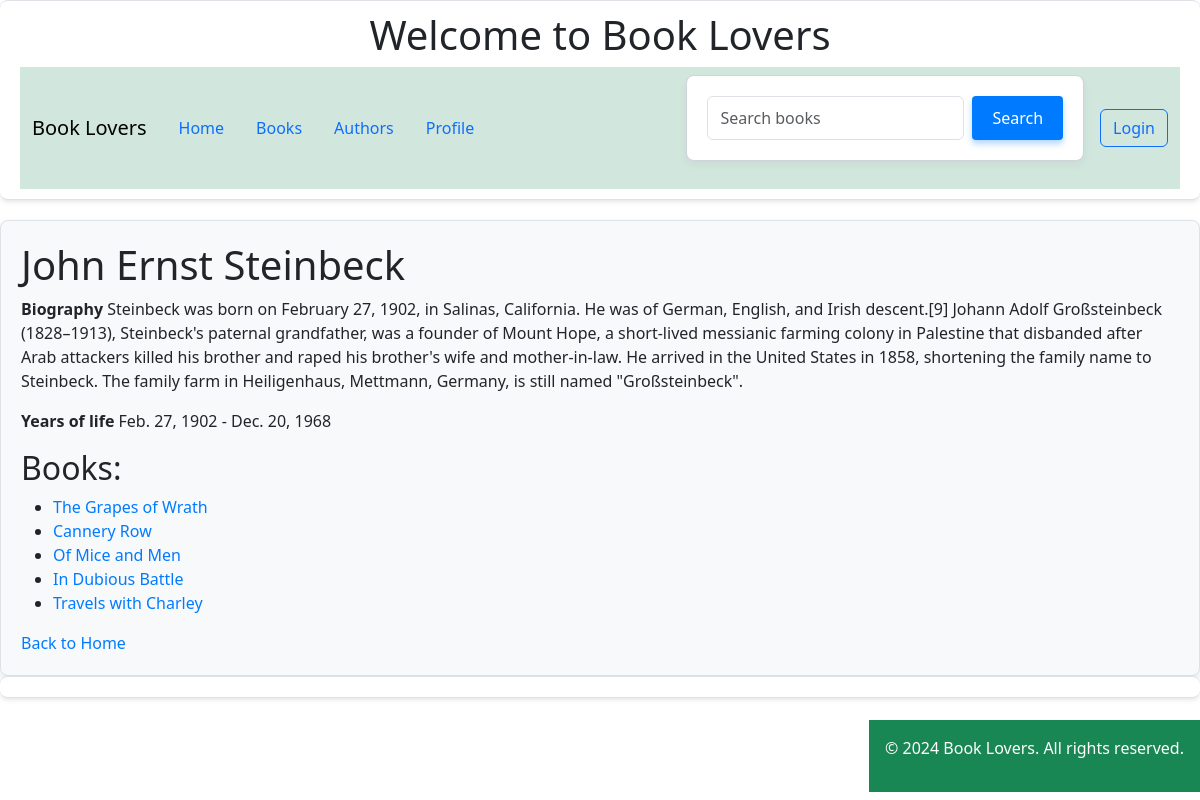
/author/6/, run on an earlier commit of the app's database.
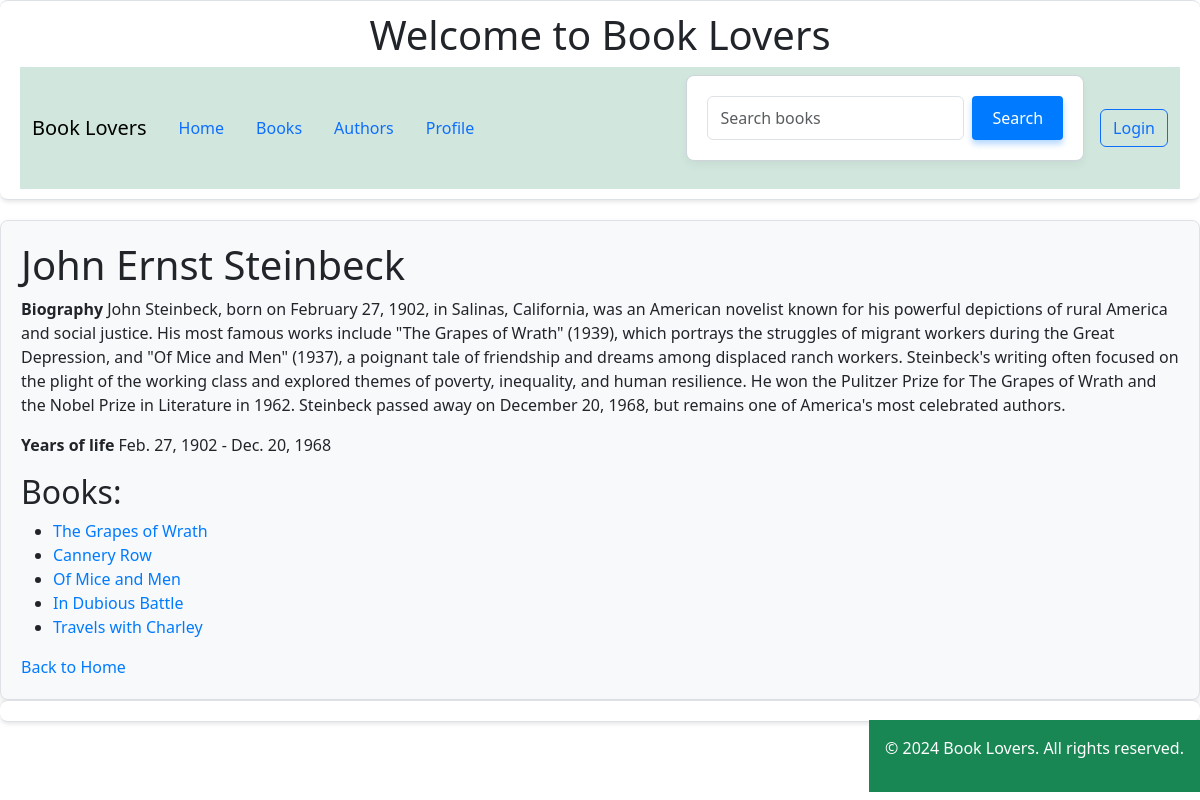
And on a later commit of the database.
### book_check/models.py (models this page shows, shortened)
class Author(models.Model):
    name = models.CharField(max_length=255)
    biography = models.TextField(blank=True)
    date_of_birth = models.DateField(null=True, blank=True)
    date_of_death = models.DateField(null=True, blank=True)

### book_check/views.py (the view)
# urls.py: path('author/<int:author_id>/', author_detail, name='author_detail'),
def author_detail(request, author_id):
    author = get_object_or_404(Author, id=author_id)
    return render(request, 'author_detail.html', {'author': author})

### templates/author_detail.html (shortened to what this page needs)
{% extends 'base.html' %}
{% block content %}
<!DOCTYPE html>
<html lang="en">
<head>
</head>
<body>
    <h1>{{ author.name }}</h1>
    <p><strong>Biography</strong> {{ author.biography }}</p>
    <p><strong>Years of life</strong> {{ author.date_of_birth }} - {{ author.date_of_death }}</p>
    <h2>Books:</h2>
    <ul>
        {% for book in author.books.all %}
            <li><a href="{% url 'book-detail' book.pk %}">{{ book.title }}</a></li>
        {% endfor %}
    </ul>
    <a href="{% url 'home' %}">Back to Home</a>
</body>
</html>
{% endblock %}

What changed in the data, as far as the page shows it:
changed Author "John Ernst Steinbeck": biography "Steinbeck was born on February 27, 1902, in Salinas, California. He was of German, English, and Irish descent.[9] Johann Adolf Großsteinbeck (1828–1913), Steinbeck's paternal grandfather, was a founder of Mount Hope, a short-lived messianic farming colony in Palestine that disbanded after Arab attackers killed his brother and raped his brother's wife and mother-in-law. He arrived in the United States in 1858, shortening the family name to Steinbeck. The family farm in Heiligenhaus, Mettmann, Germany, is still named \"Großsteinbeck\"." → "John Steinbeck, born on February 27, 1902, in Salinas, California, was an American novelist known for his powerful depictions of rural America and social justice. His most famous works include \"The Grapes of Wrath\" (1939), which portrays the struggles of migrant workers during the Great Depression, and \"Of Mice and Men\" (1937), a poignant tale of friendship and dreams among displaced ranch workers. Steinbeck's writing often focused on the plight of the working class and explored themes of poverty, inequality, and human resilience. He won the Pulitzer Prize for The Grapes of Wrath and the Nobel Prize in Literature in 1962. Steinbeck passed away on December 20, 1968, but remains one of…"
